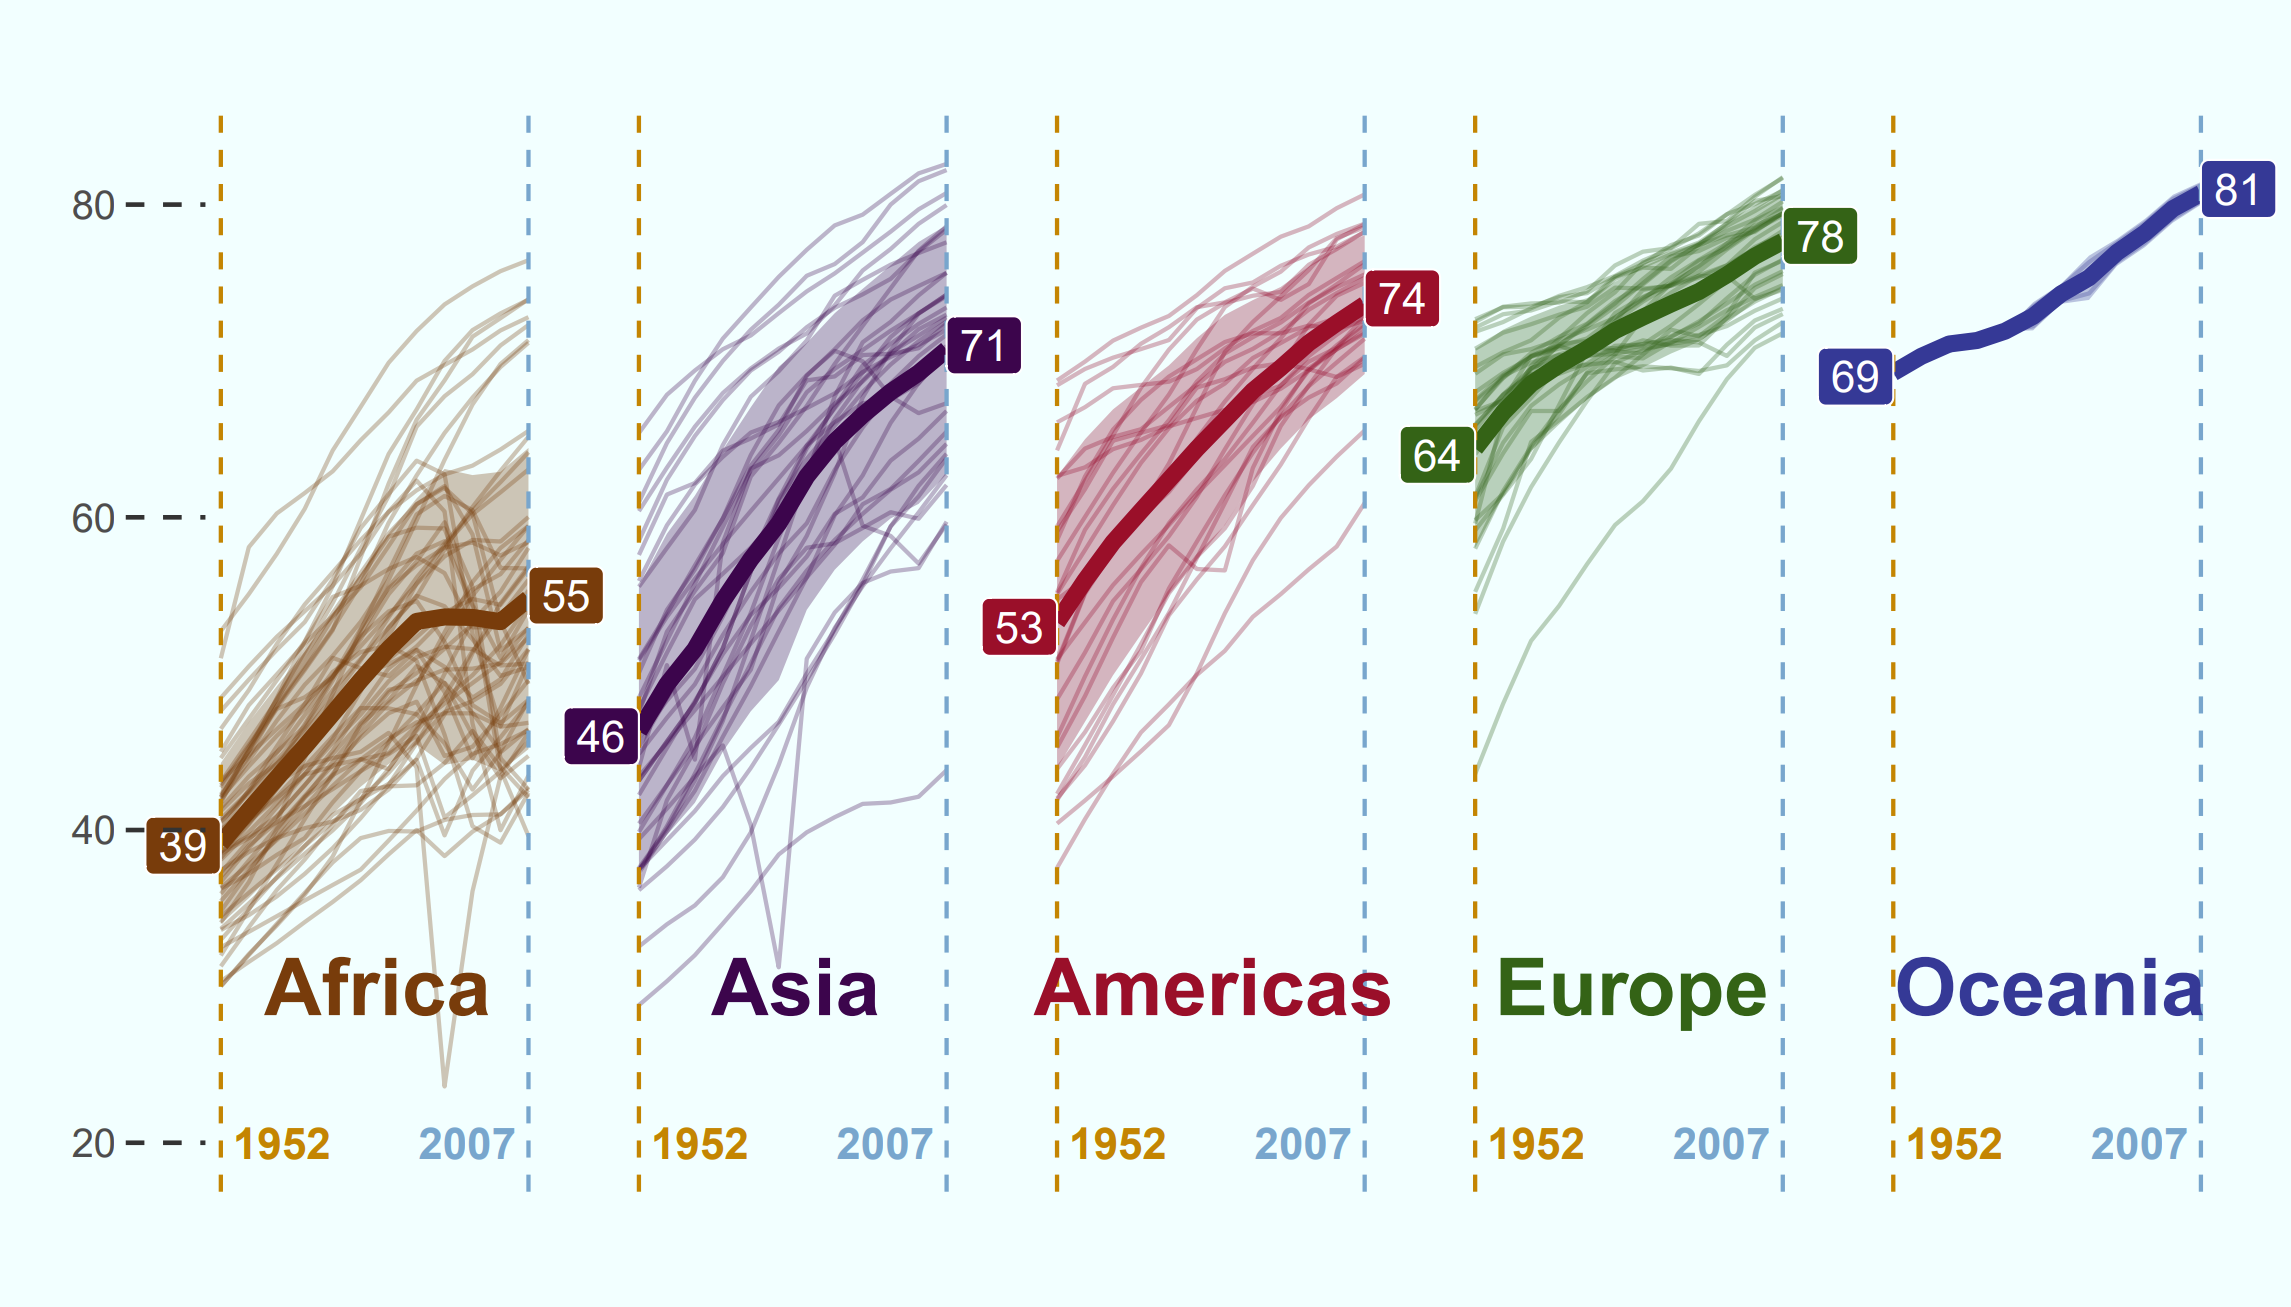

Source code (R):
# Instala os pacotes necessários
install.packages("ggplot2")
install.packages("dplyr")
install.packages("gapminder")
install.packages("showtext")

# Chama as bibliotecas
library(ggplot2)
library(dplyr)
library(gapminder) # Carrega o dataset "gapminder"
library(showtext)

# Configura o tema global padrão
theme_set(theme_classic(base_size = 12))
head(gapminder, 3)

# Define a ordem dos painéis facetados:
ordered.continent <- c("Africa", "Asia", "Americas", "Europe", "Oceania")

# Converte "continent" para um fator com a ordem de nível especificada
g <- gapminder %>% 
  mutate(continent = factor(continent, levels = ordered.continent))

head(g, n = 3) # Pronto para visualização

# Visualização
# 1. Crie um gráfico de linha mostrando as mudanças na expectativa de vida ao longo dos anos em cada país.
p1 <- g %>% 
  ggplot(aes(x = year, y = lifeExp, color = continent, fill = continent)) +
  geom_line(aes(group = country), alpha = .3)
p1

# 2. Crie linhas de tendência média por continente usando a função stat_summary().
p2 <- p1 +
  stat_summary(fun = mean, geom = "line", size = 2)
p2

# 3. Desenhe faixas para representar um desvio padrão (SD) acima e abaixo da média da expectativa de vida.
p3 <- p2 +  
  stat_summary(
    fun.data = mean_sdl, fun.args = list(mult = 1),
    geom = "ribbon", alpha = .3, color = NA)

p3

# 4. Divida o gráfico em subgráficos, com cada continente em um painel separado.
p4 <- p3 + 
  facet_wrap(~continent, nrow = 1) +
  theme(legend.position = "none") +
  scale_color_manual(values = continent_colors) +
  scale_fill_manual(values = continent_colors) 

p4

# 5. Adicione linhas de anotação e textos para marcar os anos de início e término (1952 e 2007).
p5 <- p4 +
  geom_vline(xintercept = 1952, linetype = "dashed", color = "orange3") +
  geom_vline(xintercept = 2007, linetype = "dashed", color = "skyblue3") +
  annotate(geom = "text", x = 1952, y = 20, label = " 1952", 
           fontface = "bold", hjust = 0, color = "orange3") +
  annotate(geom = "text", x = 2007, y = 20, label = "2007 ", 
           fontface = "bold", hjust = 1, color = "skyblue3") 
p5

# 6. Anote o gráfico com a expectativa de vida média em 1952 e 2007 em cada continente.
life.1952_2007 <- g %>% 
  filter(year %in% c(1952, 2007)) %>% 
  group_by(continent, year) %>% 
  summarise(lifeExp = mean(lifeExp) %>% round())

head(life.1952_2007, 3)

p6 <- p5 + 
  geom_label(
    data = life.1952_2007, aes(label = lifeExp), 
    color = "white", 
    hjust = c(1, 0) %>% rep(5)) 
p6

# 7. Exiba completamente os textos (ou outros elementos gráficos) além do limite do painel.
p7 <- p6 + 
  coord_cartesian(clip = "off") + 
  theme(
    plot.margin = margin(rep(20, 4)),
    panel.spacing = unit(20, "pt"))
p7

# 8. Rotule os painéis com os nomes dos continentes.
panel.titles <- tibble(continent = factor(ordered.continent))

p8 <- p7 + 
  geom_text(
    data = panel.titles,
    aes(x = 1980, y = 30, label = continent),
    size = 7, fontface = "bold")
p8

# 9. Carregue fontes padrão do sistema (sem usar fontes do Google).
# Isso evita problemas de fontes ao salvar o gráfico.
p9 <- p8 + 
  labs(
    title = "Steady increase of Human Life Expectancy", 
    caption = "Each line represents one country; central line: the average; \nribbon, one standard deviation around the mean.",
    x = NULL)  +
  theme(
    strip.text = element_blank(), 
    axis.line.y = element_blank(),
    axis.line.x = element_blank(),
    axis.text.x = element_blank(),
    axis.ticks.x = element_blank(),
    axis.title.y = element_blank(),
    axis.ticks.length.y = unit(20, "pt"),
    axis.ticks.y = element_line(linetype = "dashed"),
    plot.title = element_text(size = 18, family = "sans"),
    plot.caption = element_text(hjust = 0, size = 10, color = "grey60"),
    plot.background = element_rect(fill = "azure"),
    panel.background = element_rect(fill = "azure")
  ) 

p9

# Salve o gráfico. Por padrão, o gráfico exibido mais recentemente será salvo.
ggsave(filename = "line_plot_life_expectancy.pdf",
       path = "C:/Users/g_mac/OneDrive/Documentos/00_Projetos_Compartilhados/00_Visulizalizacao_de_dados/R/Mudanca_global_expectativa_vida",
       width = 8, height = 5)
